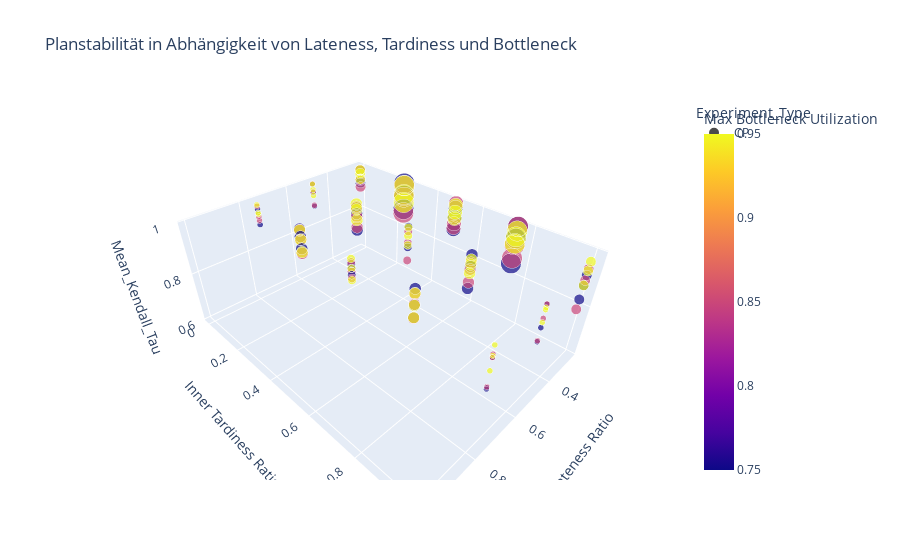

Notebook cell for this chart:
### Code cell
import plotly.express as px
fig = px.scatter_3d(
    df_experiments,
    x="Abs Lateness Ratio",
    y="Inner Tardiness Ratio",
    z="Mean_Kendall_Tau",
    color="Max Bottleneck Utilization",
    symbol="Experiment_Type",
    size="w_dev",
    title="Planstabilität in Abhängigkeit von Lateness, Tardiness und Bottleneck"
)

filename = f"kendall_tau_3d.html"

# Speichern
fig.write_html(filename, include_plotlyjs="cdn")

fig.show()

### Figure 1 — Plotly figure (JSON) as saved in the notebook; plotly's stock layout.template omitted (floating-point values rounded to 4 significant figures; data arrays with more than 128 entries replaced by an {"elided": "..."} marker saying what was removed)
{"data": [{"hovertemplate": "Experiment_Type=CP<br>Abs Lateness Ratio=%{x}<br>Inner Tardiness Ratio=%{y}<br>Mean_Kendall_Tau=%{z}<br>w_dev=%{marker.size}<br>Max Bottleneck Utilization=%{marker.color}<extra></extra>", "legendgroup": "CP", "marker": {"color": {"elided": "180 float values"}, "coloraxis": "coloraxis", "size": {"elided": "180 int values"}, "sizemode": "area", "sizeref": 0.03, "symbol": "circle"}, "mode": "markers", "name": "CP", "scene": "scene", "showlegend": true, "x": {"elided": "180 float values"}, "y": {"elided": "180 float values"}, "z": {"elided": "180 float values"}, "type": "scatter3d"}], "layout": {"scene": {"domain": {"x": [0.0, 1.0], "y": [0.0, 1.0]}, "xaxis": {"title": {"text": "Abs Lateness Ratio"}}, "yaxis": {"title": {"text": "Inner Tardiness Ratio"}}, "zaxis": {"title": {"text": "Mean_Kendall_Tau"}}}, "coloraxis": {"colorbar": {"title": {"text": "Max Bottleneck Utilization"}}, "colorscale": [[0.0, "#0d0887"], [0.1111, "#46039f"], [0.2222, "#7201a8"], [0.3333, "#9c179e"], [0.4444, "#bd3786"], [0.5556, "#d8576b"], [0.6667, "#ed7953"], [0.7778, "#fb9f3a"], [0.8889, "#fdca26"], [1.0, "#f0f921"]]}, "legend": {"title": {"text": "Experiment_Type"}, "tracegroupgap": 0, "itemsizing": "constant"}, "title": {"text": "Planstabilität in Abhängigkeit von Lateness, Tardiness und Bottleneck"}}}
